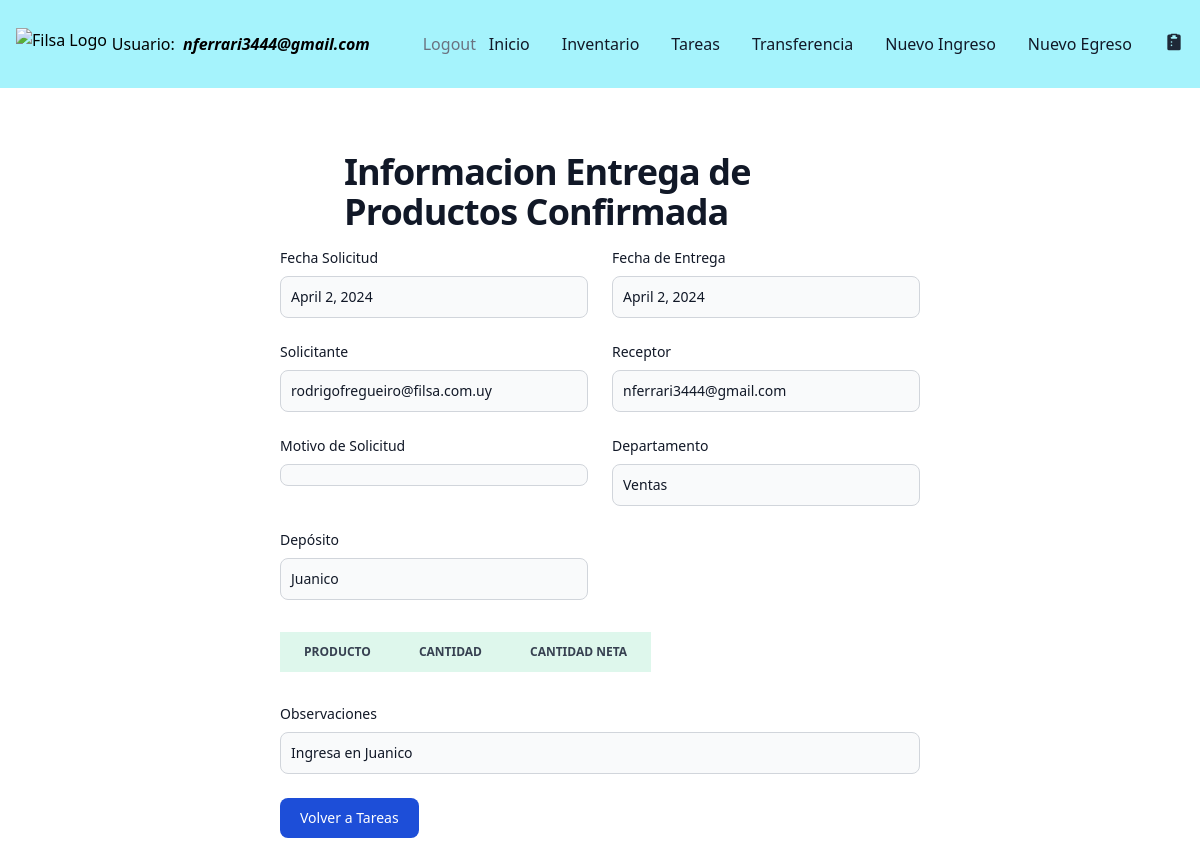
Before: /outbound-confirmed/1 (signed in) with the older database file.
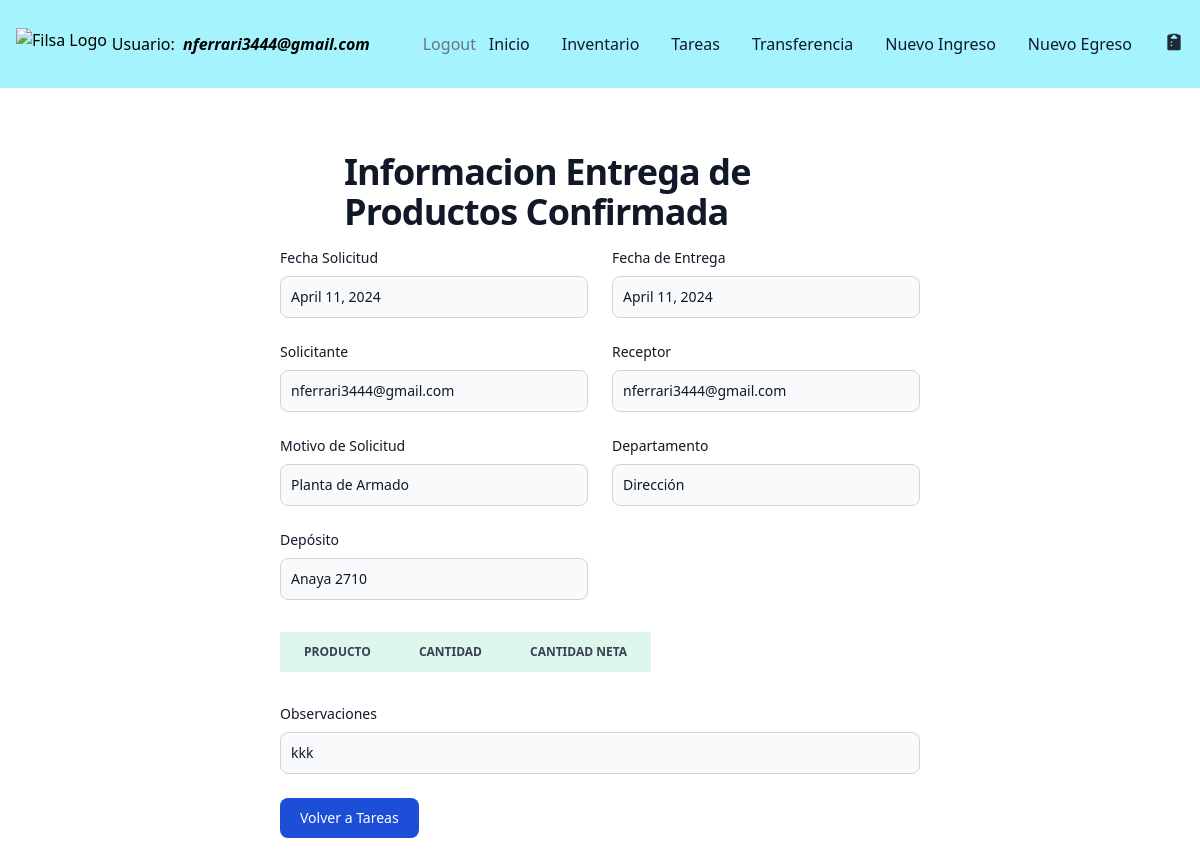
After: the same page with the newer database file.
### filsa/models.py (models this page shows, shortened)
class Tasks(models.Model):
    STATUS = [('Pending','Pending'),
              ('Confirmed','Confirmed')]
    DEPARTMENT = [('Ventas','Ventas'),
                ('Dirección', 'Dirección'),
                ('Administración', 'Administración'),
                 ('Encargado Servicio Técnico', 'Encargado Servicio Técnico'),
                ('Servicio Técnico', 'Servicio Técnico'),
                ('Logística','Logística')
                ]
    MOTIVOSINGRESO = [('Devolución Mercadería', 'Devolución Mercadería'),
                ('Importación', 'Importación'),
                 ('Compra en Plaza', 'Compra en Plaza'),
                 ('Armado Nuevo Producto', 'Armado Nuevo Producto' )]
    MOTIVOSEGRESO = [('Servicio Técnico', 'Servicio Técnico'),
                     ('Planta de Armado', 'Planta de Armado'),
                      ('Ventas', 'Ventas'),
                       ('Mantenimiento', 'Mantenimiento') ]
    task_id = models.AutoField(primary_key=True)
    receptor = models.ForeignKey(CustomUser, on_delete=models.CASCADE, related_name='receptor',  blank=True, null=True)
    issuer = models.ForeignKey(CustomUser, on_delete=models.CASCADE, related_name='issuer', blank=True, null=True)
    status = models.CharField(max_length=30, choices= STATUS, default='Pending')
    department = models.CharField(max_length=30, choices = DEPARTMENT, default='Sales')
    date = models.DateField(verbose_name=u"Fecha")
    deliveryDate = models.DateField(verbose_name=u"Fecha", default = '1970-01-01')
    motivoIngreso = models.CharField(max_length=30, choices = MOTIVOSINGRESO) # default='Transferencia Depósitos')
    motivoEgreso = models.CharField(max_length=30, choices = MOTIVOSEGRESO) #default='Transferencia Depósitos')
    warehouseProduct = models.ForeignKey(WarehousesProduct, on_delete= models.CASCADE, blank=True, null=True)
    actionType = models.CharField(max_length=20,  default='Inbound')
    observations = models.CharField(max_length=500, null=True, blank= True)

class CustomUser( AbstractBaseUser , PermissionsMixin ):
    class Meta:
        verbose_name = 'Usuarios'
        verbose_name_plural = 'Usuarios'
    username = models.CharField(max_length=40, verbose_name="Usuario")
    password = models.CharField(max_length=100)
    email = models.EmailField(max_length=40, blank=False, unique=True,
                              default='', error_messages =
                                {'required': 'Please provide your email address.',
                  'unique': 'An account with this email exist'}, verbose_name="Correo")
    departamento = models.CharField(max_length=30,  default='Sales', verbose_name="Departamento")
    role = models.CharField(max_length=40,  blank=True, null=True, verbose_name= "Rol")
    is_staff = models.BooleanField(default=False)
    is_superuser = models.BooleanField(default=False)
    is_active = models.BooleanField(default=True)
    USERNAME_FIELD = 'email'
    REQUIRED_FIELDS = ['username']
    objects = CustomUserManager()

class WarehousesProduct(models.Model):
    class Meta:
        verbose_name = 'Productos en Deposito'
        verbose_name_plural = 'Productos en Deposito'
    name = models.CharField(max_length=100, verbose_name="Deposito")
    product = models.ForeignKey(Product, on_delete = models.CASCADE,  blank=True, null=True, verbose_name="Producto" )
    quantity = models.FloatField(default=0, verbose_name="Cantidad en Deposito")
    location = models.CharField(max_length=100, default='', blank=True, null=True, verbose_name="Ubicacion")
    deltaQuantity = models.FloatField()
    inTransit = models.BooleanField(default=False)

### filsa/views.py (the view)
# urls.py: path('outbound-confirmed/<int:requested_id>', outboundConfirmedView, name='outboundconfirmed'),
@login_required
def outboundConfirmedView(request, requested_id):
    confirmedTask = Tasks.objects.filter(task_id=requested_id, status='Confirmed')
    print('confirmedTask is', confirmedTask)
    return render(request, 'outboundConfirmed.html', { 'task': confirmedTask[0]})

### filsa/templates/outboundConfirmed.html (shortened to what the changed rows need)
{% extends '_base.html' %}
{% load static %}
{% block content %}
<section class="bg-white dark:bg-gray-900">
    <div class="py-8 px-4 mx-auto max-w-2xl lg:py-16">
        <h1 class="flex mb-4 text-2xl sm:px-16 font-extrabold leading-none tracking-tight text-gray-900 md:text-3xl lg:text-4xl dark:text-white">Informacion Entrega de Productos Confirmada</h1>
            <div class="grid gap-4 sm:grid-cols-2 sm:gap-6">
                <div>
                    <label for="brand" class="block mb-2 text-sm font-medium text-gray-900 dark:text-white">Fecha Solicitud</label>
                     <div class="bg-gray-50 border border-gray-300 text-gray-900 text-sm rounded-lg focus:ring-primary-600 focus:border-primary-600 block w-full p-2.5 dark:bg-gray-700 dark:border-gray-600 dark:placeholder-gray-400 dark:text-white dark:focus:ring-primary-500 dark:focus:border-primary-500">{{task.date}}</div>
                </div>
                    <div>
                        <label for="brand" class="block mb-2 text-sm font-medium text-gray-900 dark:text-white">Fecha de Entrega</label>
                         <div class="bg-gray-50 border border-gray-300 text-gray-900 text-sm rounded-lg focus:ring-primary-600 focus:border-primary-600 block w-full p-2.5 dark:bg-gray-700 dark:border-gray-600 dark:placeholder-gray-400 dark:text-white dark:focus:ring-primary-500 dark:focus:border-primary-500">{{task.deliveryDate}}</div>
                    </div>
                <div>
                    <label for="solicitante" class="block mb-2 text-sm font-medium text-gray-900 dark:text-white">Solicitante</label>
                    <div class="bg-gray-50 border border-gray-300 text-gray-900 text-sm rounded-lg focus:ring-primary-600 focus:border-primary-600 block w-full p-2.5 dark:bg-gray-700 dark:border-gray-600 dark:placeholder-gray-400 dark:text-white dark:focus:ring-primary-500 dark:focus:border-primary-500"> {{task.issuer.email}} </div>
                </div>
                <div>
                    <label for="receptor" class="block mb-2 text-sm font-medium text-gray-900 dark:text-white">Receptor</label>
                    <div class="bg-gray-50 border border-gray-300 text-gray-900 text-sm rounded-lg focus:ring-primary-600 focus:border-primary-600 block w-full p-2.5 dark:bg-gray-700 dark:border-gray-600 dark:placeholder-gray-400 dark:text-white dark:focus:ring-primary-500 dark:focus:border-primary-500"> {{task.receptor.email}} </div>
                </div>
                <div>
                    <label for="receptor" class="block mb-2 text-sm font-medium text-gray-900 dark:text-white">Motivo de Solicitud</label>
                    <div class="bg-gray-50 border border-gray-300 text-gray-900 text-sm rounded-lg focus:ring-primary-600 focus:border-primary-600 block w-full p-2.5 dark:bg-gray-700 dark:border-gray-600 dark:placeholder-gray-400 dark:text-white dark:focus:ring-primary-500 dark:focus:border-primary-500"> {{task.motivoEgreso}} </div>
                </div>
                <div>
                <label for="departamento" class="block mb-2 text-sm font-medium text-gray-900 dark:text-white">Departamento</label>
                <div class="bg-gray-50 border border-gray-300 text-gray-900 text-sm rounded-lg focus:ring-primary-600 focus:border-primary-600 block w-full p-2.5 dark:bg-gray-700 dark:border-gray-600 dark:placeholder-gray-400 dark:text-white dark:focus:ring-primary-500 dark:focus:border-primary-500"> {{task.department}} </div>
                </div>
                <div>
                    <label for="departamento" class="block mb-2 text-sm font-medium text-gray-900 dark:text-white">Depósito</label>
                    <div class="bg-gray-50 border border-gray-300 text-gray-900 text-sm rounded-lg focus:ring-primary-600 focus:border-primary-600 block w-full p-2.5 dark:bg-gray-700 dark:border-gray-600 dark:placeholder-gray-400 dark:text-white dark:focus:ring-primary-500 dark:focus:border-primary-500">{{task.warehouseProduct.name}}</div>
                    </div>
                </div>
                <div class="py-8">
                    <table id="productTable" class="py-8 px-4 max-w-4xl lg:py-16 text-sm text-left rtl:text-right text-gray-500 dark:text-gray-400">
                       <thead class="text-xs text-gray-700 uppercase bg-green-100 dark:bg-gray-700 dark:text-gray-400">
                           <tr>
                               <th scope="col" class="px-6 py-3">Producto</th>
                               <th scope="col" class="px-6 py-3">Cantidad</th>
                               <th scope="col" class="px-6 py-3">Cantidad Neta</th>
                           </tr>
                       </thead>
                   </table>
               </div>
                <div class="sm:col-span-2">
                    <label for="description" class="block mb-2 text-sm font-medium text-gray-900 dark:text-white">Observaciones</label>
                    <div class="block p-2.5 w-full text-sm text-gray-900 bg-gray-50 rounded-lg border border-gray-300 focus:ring-primary-500 focus:border-primary-500 dark:bg-gray-700 dark:border-gray-600 dark:placeholder-gray-400 dark:text-white dark:focus:ring-primary-500 dark:focus:border-primary-500">{{task.observations}}</div>
                </div>
    </div>
  </section>
  {% endblock content %}

Changed rows visible on the page:
changed Tasks "nferrari3444@gmail.com": date "April 2, 2024" → "April 11, 2024"; deliveryDate "April 2, 2024" → "April 11, 2024"; issuer.email "rodrigofregueiro@filsa.com.uy" → "nferrari3444@gmail.com"; motivoEgreso (not shown) → "Planta de Armado"; department "Ventas" → "Dirección"; warehouseProduct.name "Juanico" → "Anaya 2710"; observations "Ingresa en Juanico" → "kkk"
